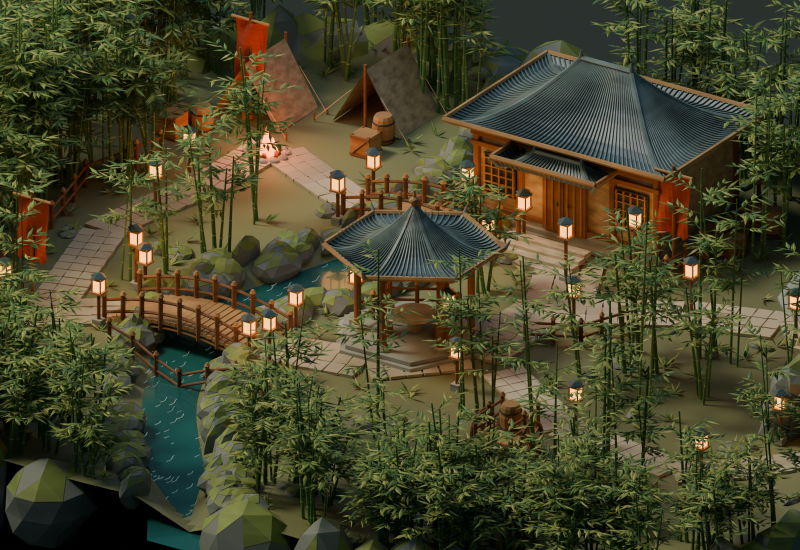
#> input picture ArtSource/Blender/BambooValley/BambooValley_Detail.png, 1600 x 1100 px, given in place of tex_env_hd2d_mountain_backdrop_v01_raw.png, which was not available (shown at 1/2 size)
$ python prepare_hd2d_world_art.py
#> lines starting #> are read from the running program, lines starting #| are printed output that depends on the picture; pictures that were not available may be replaced by others from this repository, and a replacement may not be noted
#!/usr/bin/env python3
"""Prepare generated HD-2D main-world art for Unity and build atmosphere maps."""

from __future__ import annotations

import argparse
from pathlib import Path

import numpy as np
from PIL import Image, ImageEnhance, ImageFilter


def parse_args() -> argparse.Namespace:
    parser = argparse.ArgumentParser()
    parser.add_argument("--project-root", type=Path, default=Path.cwd())
    return parser.parse_args()


def resize_rgba_cutout(source: Path, destination: Path) -> None:
    with Image.open(source) as opened:
        image = opened.convert("RGBA")

    pixels = np.asarray(image, dtype=np.uint8).copy()
    alpha = pixels[..., 3].astype(np.float32)
    alpha = np.clip((alpha - 8.0) * (255.0 / 239.0), 0.0, 255.0)
    pixels[..., 3] = alpha.astype(np.uint8)
    image = Image.fromarray(pixels, "RGBA")

    box = image.getchannel("A").getbbox()
    if box is None:
        raise RuntimeError(f"No visible cutout pixels in {source}")
    image = image.crop(box)

    max_extent = 922
    scale = min(max_extent / image.width, max_extent / image.height)
    resized = image.resize(
        (max(1, round(image.width * scale)), max(1, round(image.height * scale))),
        Image.Resampling.LANCZOS,
    )
    canvas = Image.new("RGBA", (1024, 1024), (0, 0, 0, 0))
    canvas.alpha_composite(
        resized,
        ((canvas.width - resized.width) // 2, canvas.height - resized.height - 48),
    )
    destination.parent.mkdir(parents=True, exist_ok=True)
    canvas.save(destination, optimize=True)


def prepare_backdrop(source: Path, destination: Path) -> None:
    with Image.open(source) as opened:
#> opened is the input picture: PIL image 1600x1100 RGBA; mean R, G, B, A 69.7, 68.1, 41.8, 255
        image = opened.convert("RGB")
    image = image.resize((2048, 1152), Image.Resampling.LANCZOS)
#> image: PIL image 2048x1152 RGB
    image = ImageEnhance.Contrast(image).enhance(1.04)
    image = ImageEnhance.Color(image).enhance(0.96)
    destination.parent.mkdir(parents=True, exist_ok=True)
    image.save(destination, optimize=True)


def prepare_panorama(source: Path, destination: Path) -> None:
    """Build a horizontally seamless 2:1 sky panorama from the approved backdrop."""
    with Image.open(source) as opened:
        backdrop = opened.convert("RGB")

    half = backdrop.resize((1024, 576), Image.Resampling.LANCZOS)
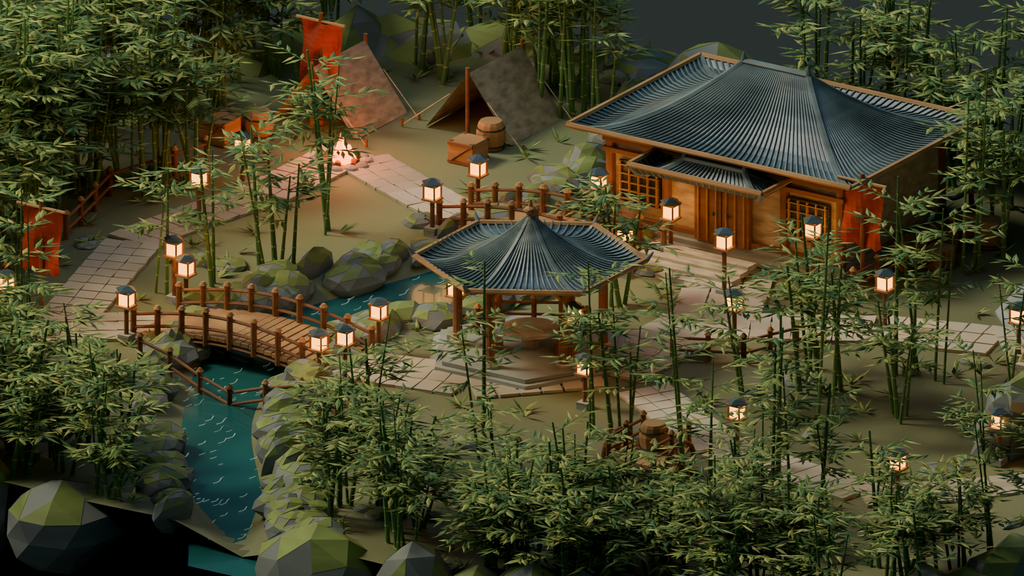
#> half: PIL image 1024x576 RGB; mean R, G, B 68.9, 67, 41
    half_pixels = np.asarray(half, dtype=np.uint8)
    top_color = half_pixels[:24].mean(axis=(0, 1)).astype(np.uint8)
#> top_color = [49, 56, 34]
    bottom_color = half_pixels[-24:].mean(axis=(0, 1)).astype(np.uint8)
#> bottom_color = [28, 34, 21]

    tile_pixels = np.empty((1024, 1024, 3), dtype=np.uint8)
    for y in range(224):
        blend = y / 223.0
        tile_pixels[y] = np.clip(
            top_color * (1.0 - blend * 0.18) + half_pixels[0].mean(axis=0) * (blend * 0.18),
            0,
            255,
        ).astype(np.uint8)
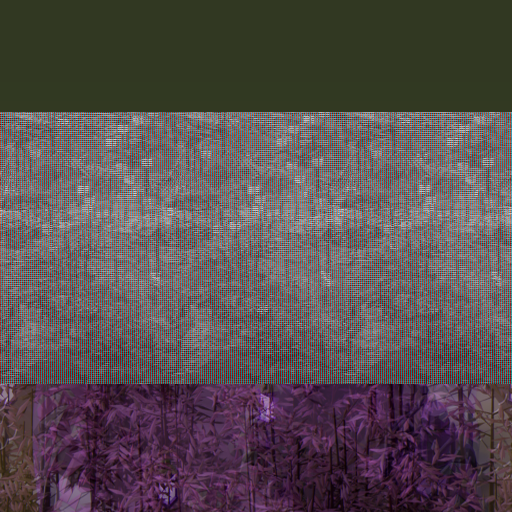
#> tile_pixels: shape (1024, 1024, 3) (shown at 1/2 size); mean R, G, B 86.3, 80.7, 81.8
    tile_pixels[224:800] = half_pixels
    for y in range(800, 1024):
        blend = (y - 800) / 223.0
        tile_pixels[y] = np.clip(
            half_pixels[-1].mean(axis=0) * (1.0 - blend * 0.3) + bottom_color * (blend * 0.3),
            0,
            255,
        ).astype(np.uint8)
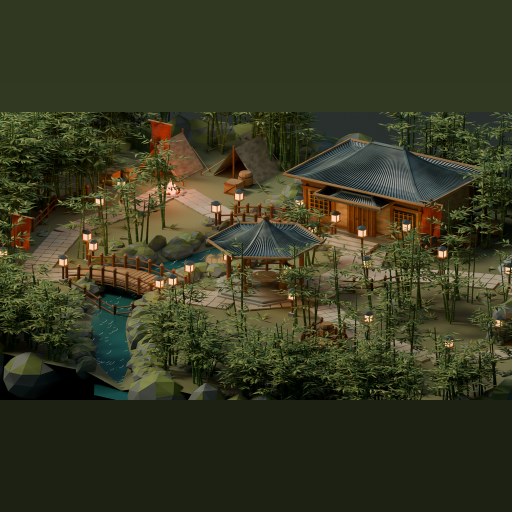
#> tile_pixels: shape (1024, 1024, 3) (shown at 1/2 size); mean R, G, B 55.6, 57.2, 34.9

    tile = Image.fromarray(tile_pixels, "RGB")
    panorama = Image.new("RGB", (2048, 1024))
#> panorama: PIL image 2048x1024 RGB; every value is 0
    panorama.paste(tile, (0, 0))
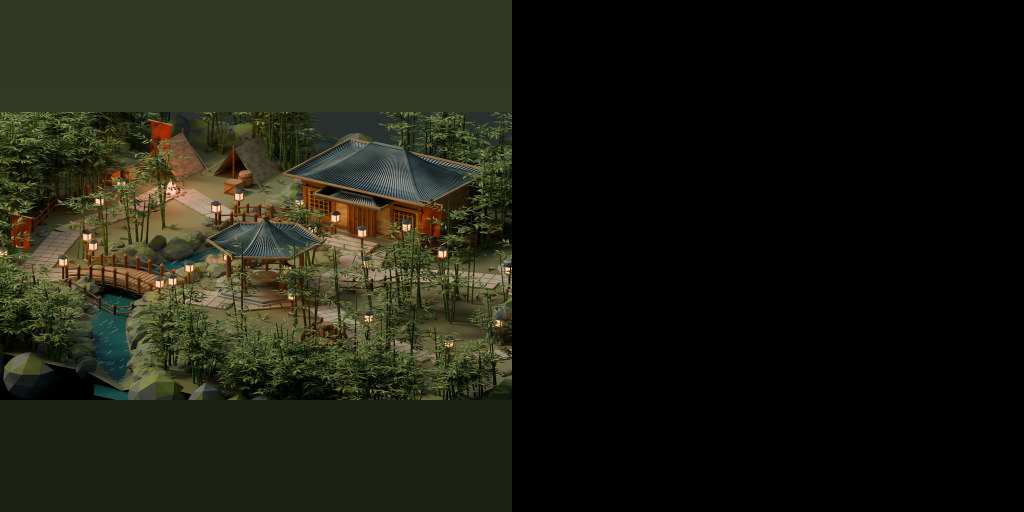
#> panorama: PIL image 2048x1024 RGB (shown at 1/2 size); mean R, G, B 27.8, 28.6, 17.4
    panorama.paste(tile.transpose(Image.Transpose.FLIP_LEFT_RIGHT), (1024, 0))
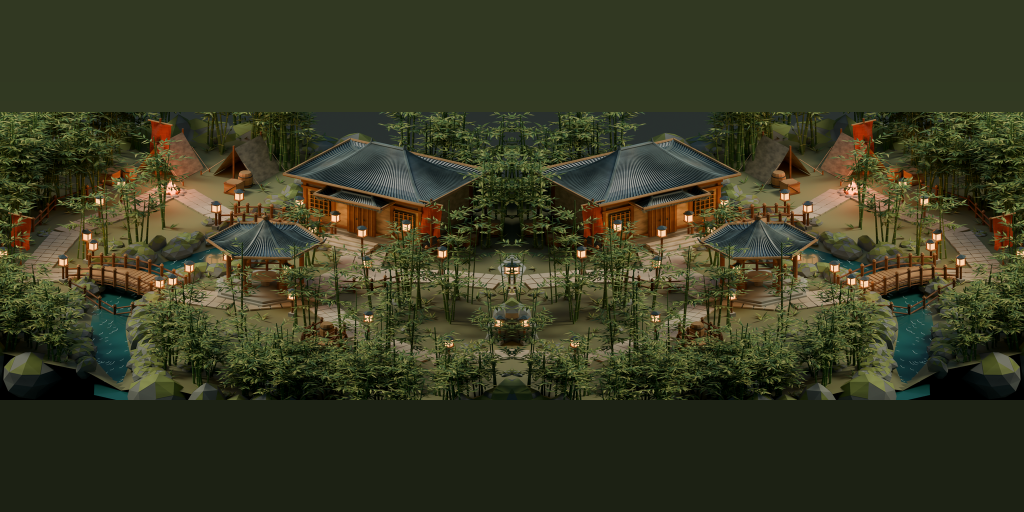
#> panorama: PIL image 2048x1024 RGB (shown at 1/2 size); mean R, G, B 55.6, 57.2, 34.9
    panorama = ImageEnhance.Contrast(panorama).enhance(0.96)
    panorama = ImageEnhance.Color(panorama).enhance(0.92)
    destination.parent.mkdir(parents=True, exist_ok=True)
    panorama.save(destination, optimize=True)


# [14 lines left out: function make_offset_blended_seamless, not called in this run]


def prepare_water(source: Path, destination: Path, preview: Path) -> None:
    with Image.open(source) as opened:
        image = opened.convert("RGB").resize((1024, 1024), Image.Resampling.LANCZOS)
    image = make_offset_blended_seamless(image)
    image = ImageEnhance.Contrast(image).enhance(0.94)
    image = ImageEnhance.Color(image).enhance(0.92)
    destination.parent.mkdir(parents=True, exist_ok=True)
    image.save(destination, optimize=True)

    tile = image.resize((512, 512), Image.Resampling.LANCZOS)
    tiled = Image.new("RGB", (1024, 1024))
    for top in (0, 512):
        for left in (0, 512):
            tiled.paste(tile, (left, top))
    preview.parent.mkdir(parents=True, exist_ok=True)
    tiled.save(preview, optimize=True)


# [33 lines left out: functions build_mist, build_light_beam, not called in this run]


def main() -> None:
    root = parse_args().project_root.resolve()
    raw = root / "ArtSource/Raw/Environment/HD2D"
    normalized = root / "ArtSource/Normalized/Environment/HD2D"
    previews = root / "ArtSource/Previews/Environment/HD2D"
    unity = root / "Assets/Art/Generated/Environment/HD2D"

    backdrop = normalized / "tex_env_hd2d_mountain_backdrop_2048x1152_v01.png"
    panorama = normalized / "tex_env_hd2d_mountain_panorama_2048x1024_v01.png"
    bamboo = normalized / "spr_env_hd2d_bamboo_cluster_1024_v01.png"
    pine = normalized / "spr_env_hd2d_pine_rock_1024_v01.png"
    water = normalized / "tex_env_hd2d_water_albedo_1024_v01.png"
    mist = normalized / "spr_env_hd2d_mist_band_1024x256_v01.png"
    beam = normalized / "spr_env_hd2d_light_beam_256x512_v01.png"

    prepare_backdrop(raw / "tex_env_hd2d_mountain_backdrop_v01_raw.png", backdrop)
    prepare_panorama(backdrop, panorama)
    resize_rgba_cutout(raw / "spr_env_hd2d_bamboo_cluster_v01_raw.png", bamboo)
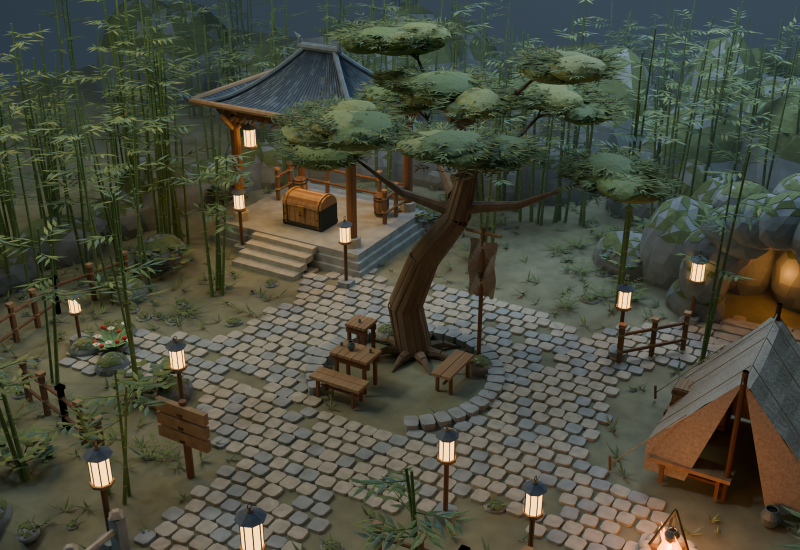
#> input picture ArtSource/Blender/TutorialRestStop/RestStop_Detail.png, 1600 x 1100 px, given in place of spr_env_hd2d_bamboo_cluster_v01_raw.png, which was not available (shown at 1/2 size)
#> in resize_rgba_cutout, opened is the input picture: PIL image 1600x1100 RGBA; mean R, G, B, A 73.4, 74.8, 60.4, 255
#> in resize_rgba_cutout, `alpha = pixels[..., 3].astype(np.float32)`: alpha: shape (1100, 1600) float32; every value is 255
#> in resize_rgba_cutout, `box = image.getchannel("A").getbbox()`: box = (0, 0, 1600, 1100)
#> in resize_rgba_cutout, `canvas = Image.new("RGBA", (1024, 1024), (0, 0, 0, 0))`: canvas: PIL image 1024x1024 RGBA; every value is 0
#> in resize_rgba_cutout, `canvas.alpha_composite( resized, ((canvas.width - resized.width) // 2,..`:
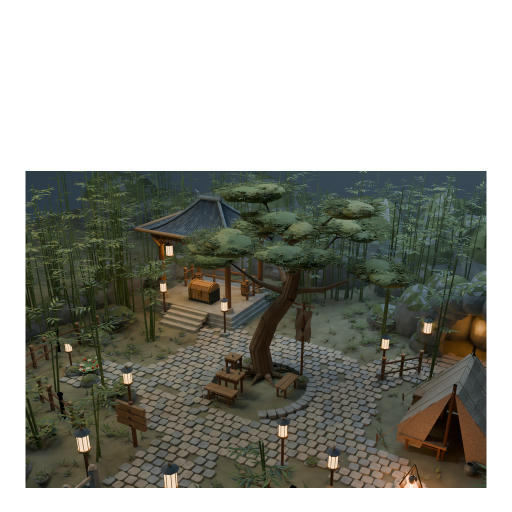
#> canvas: PIL image 1024x1024 RGBA (shown at 1/2 size); mean R, G, B, A 40.9, 41.7, 33.6, 142.2; transparent parts drawn white
    resize_rgba_cutout(raw / "spr_env_hd2d_pine_rock_v01_raw.png", pine)
    prepare_water(
        raw / "tex_env_hd2d_water_v01_raw.png",
        water,
        previews / "tex_env_hd2d_water_tiles_v01.png",
    )
    build_mist(mist)
    build_light_beam(beam)

    unity.mkdir(parents=True, exist_ok=True)
    for source in (backdrop, panorama, bamboo, pine, water, mist, beam):
        (unity / source.name).write_bytes(source.read_bytes())
        print(f"prepared={source.relative_to(root)} -> {(unity / source.name).relative_to(root)}")


if __name__ == "__main__":
#> (the run stopped early here; a loop or call above may not have finished)
